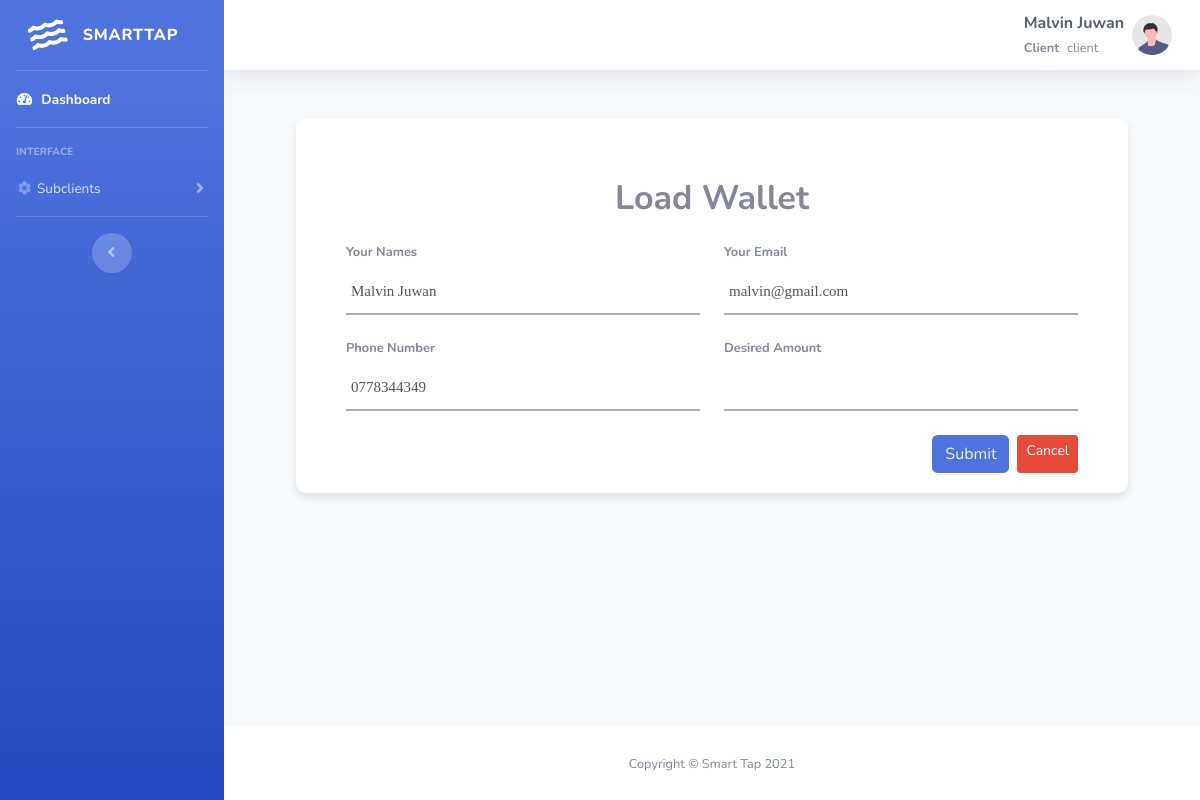
The page /client/load_wallet.php?id=2 (signed in) on the database its author committed.
### tables this page shows
CREATE TABLE `users` (
  `id` int(11) NOT NULL,
  `name` varchar(255) NOT NULL,
  `username` varchar(15) NOT NULL,
  `email` varchar(40) NOT NULL,
  `phone` varchar(255) NOT NULL,
  `location` varchar(255) NOT NULL,
  `password` varchar(255) NOT NULL,
  `role` enum('admin','client') NOT NULL,
  `created_at` datetime NOT NULL DEFAULT CURRENT_TIMESTAMP
);

### client/load_wallet.php (the view, shortened to what this page needs)
<?php
include '../template.php';
$template = new Template($db);
$template->session_check('client');
if (isset($_GET['id'])) {
    $stmt = $db->prepare('SELECT * FROM users INNER JOIN accounts ON accounts.user_id=users.id INNER JOIN wallet ON users.id=wallet.user_id  WHERE id = ? Limit 1');
    $stmt->execute([$_GET['id']]);
    $user = $stmt->fetch(PDO::FETCH_ASSOC);
} else {
    exit('No ID specified!');
}
?>
<?= $template->dashboard_header_template('Load Wallet', $_SESSION['name'], $_SESSION['role']) ?>
<div class="container content-view mt-5 mb-5">
    <div class="wrapper d-flex justify-content-center flex-column px-md-5 px-1">
        <form class="register-form" action="load_wallet.php?id=<?= $user['id'] ?>" method="post">
            <div class="h3 text-center font-weight-bold">Load Wallet</div>
            <div class="row my-4">
                <div class="col-md-6">
                    <label>Your Names</label>
                    <input class="input100" type="text" name="name-echo" autocomplete="off" disabled value="<?= $user['name'] ?>">
                </div>
                <div class="col-md-6 pt-md-0 pt-4">
                    <label>Your Email</label>
                    <input class="input100" type="email" name="email-echo" autocomplete="off" disabled value="<?= $user['email'] ?>">
                </div>
            </div>
            <div class="row my-md-4 my-2">
                <div class="col-md-6 pt-md-0 pt-4">
                    <label>Phone Number</label>
                    <input class="input100" type="tel" name="phone-echo" autocomplete="off" disabled value="<?= $user['phone'] ?>">
                </div>
                <div class="col-md-6 pt-md-0 pt-4">
                    <label>Desired Amount</label>
                    <input class="input100" type="number" name="payment" required autocomplete="off">
                </div>
            </div>
            <div class="d-flex justify-content-end">
                <button class="btn mr-2" type="submit" name="pay">Submit</button>
                <a class="btn btn-danger btn-sm" href="index.php" type="btn">Cancel</a>
            </div>
        </form>
    </div>
</div>
<?= $template->footer_template('Dashboard') ?>

### css/register.css (style rules this page uses)
.register-form { padding: 20px 50px; background-color: #fff; border-radius: 10px; -webkit-box-shadow: 0 5px 10px 0px rgb(0 0 0 / 10%); -o-box-shadow: 0 5px 10px 0px rgba(0, 0, 0, 0.1); -ms-box-shadow: 0 5px 10px 0px rgba(0, 0, 0, 0.1); }
div.btn, button.btn { background-color: #4e73df; color: #eee; }
.h3 { padding-top: 40px; font-size: 34px; }
label { display: block; font-size: 0.8rem; font-weight: 700; }
input { border: none; outline: none; width: 75%; padding-bottom: 10px; border-bottom: 2px solid #adadad !important; }

### css/login.css (style rules this page uses)
input { outline: none; border: none }
button { outline: none !important; border: none; background: transparent }
.input100 { font-family: Poppins-Regular; font-size: 15px; color: #555555; line-height: 1.2; display: block; width: 100%; height: 45px; background: transparent; padding: 0 5px }
a { text-decoration: none !important }

### rows shown on the page
users: name-echo "Malvin Juwan", email-echo "malvin@gmail.com", phone-echo "0778344349"

### other values the page prints
$value['title'] "Subclients"
$username "Malvin Juwan"
$role "Client"
